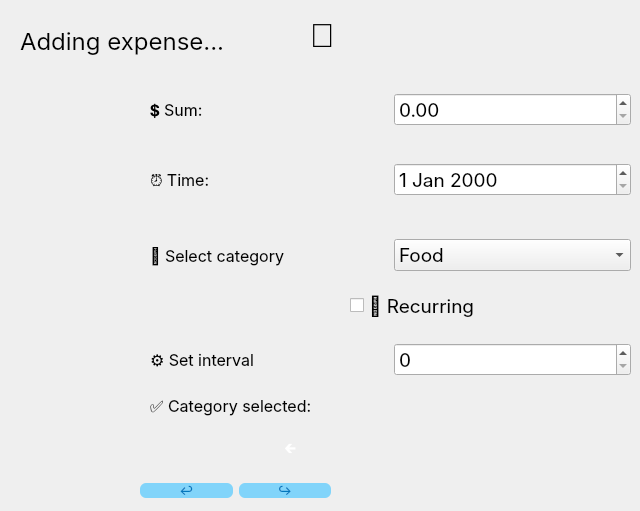
      <widget class="QWidget" name="addExpensePage">
       <widget class="QPushButton" name="addExpenseButton">
        <property name="geometry">
         <rect>
          <x>400</x>
          <y>430</y>
          <width>40</width>
          <height>40</height>
         </rect>
        </property>
        <property name="minimumSize">
         <size>
          <width>40</width>
          <height>40</height>
         </size>
        </property>
        <property name="maximumSize">
         <size>
          <width>40</width>
          <height>40</height>
         </size>
        </property>
        <property name="styleSheet">
         <string notr="true">QPushButton {
    background: qlineargradient(x1:0, y1:0, x2:0, y2:1,
                               stop:0 #8B5CF6, stop:1 #7C3AED);
    color: white;
    border: none;
    border-radius: 50%;  /* Круглая форма */
    padding: 0px;        /* Убрать padding для круга */
    font-size: 14px;
    font-weight: bold;
    min-width: 40px;     /* Размер круга */
    min-height: 40px;    /* Размер круга */
    max-width: 40px;     /* Фиксированный размер */
    max-height: 40px;    /* Фиксированный размер */
}

QPushButton:hover {
    background: qlineargradient(x1:0, y1:0, x2:0, y2:1,
                               stop:0 #9D78F8, stop:1 #8B5CF6);
}

QPushButton:pressed {
    background: qlineargradient(x1:0, y1:0, x2:0, y2:1,
                               stop:0 #7C3AED, stop:1 #6D28D9);
}</string>
        </property>
        <property name="text">
         <string/>
        </property>
        <property name="icon">
         <iconset>
          <normaloff>../Sidebar/icon/plus.png</normaloff>../Sidebar/icon/plus.png</iconset>
        </property>
        <property name="iconSize">
         <size>
          <width>40</width>
          <height>40</height>
         </size>
        </property>
       </widget>
       <widget class="QLabel" name="categoryLabel">
        <property name="geometry">
         <rect>
          <x>150</x>
          <y>390</y>
          <width>481</width>
          <height>31</height>
         </rect>
        </property>
        <property name="font">
         <font>
          <family>Inter</family>
          <pointsize>12</pointsize>
         </font>
        </property>
        <property name="text">
         <string>✅ Category selected:</string>
        </property>
       </widget>
       <widget class="QCheckBox" name="recurringCheckBox">
        <property name="geometry">
         <rect>
          <x>350</x>
          <y>290</y>
          <width>281</width>
          <height>31</height>
         </rect>
        </property>
        <property name="font">
         <font>
          <family>Inter</family>
          <pointsize>14</pointsize>
         </font>
        </property>
        <property name="text">
         <string>📅 Recurring</string>
        </property>
       </widget>
       <widget class="QPushButton" name="pushButton_12">
        <property name="geometry">
         <rect>
          <x>270</x>
          <y>430</y>
          <width>40</width>
          <height>40</height>
         </rect>
        </property>
        <property name="minimumSize">
         <size>
          <width>40</width>
          <height>40</height>
         </size>
        </property>
        <property name="maximumSize">
         <size>
          <width>40</width>
          <height>40</height>
         </size>
        </property>
        <property name="styleSheet">
         <string notr="true">QPushButton {
    background: qlineargradient(x1:0, y1:0, x2:0, y2:1,
                               stop:0 #8B5CF6, stop:1 #7C3AED);
    color: white;
    border: none;
    border-radius: 50%;  /* Круглая форма */
    padding: 0px;        /* Убрать padding для круга */
    font-size: 14px;
    font-weight: bold;
    min-width: 40px;     /* Размер круга */
    min-height: 40px;    /* Размер круга */
    max-width: 40px;     /* Фиксированный размер */
    max-height: 40px;    /* Фиксированный размер */
}

QPushButton:hover {
    background: qlineargradient(x1:0, y1:0, x2:0, y2:1,
                               stop:0 #9D78F8, stop:1 #8B5CF6);
}

QPushButton:pressed {
    background: qlineargradient(x1:0, y1:0, x2:0, y2:1,
                               stop:0 #7C3AED, stop:1 #6D28D9);
}</string>
        </property>
        <property name="text">
         <string>🡰</string>
        </property>
       </widget>
       <widget class="QLabel" name="label_32">
        <property name="geometry">
         <rect>
          <x>20</x>
          <y>20</y>
          <width>381</width>
          <height>41</height>
         </rect>
        </property>
        <property name="font">
         <font>
          <family>Inter</family>
          <pointsize>18</pointsize>
         </font>
        </property>
        <property name="text">
         <string>Adding expense...</string>
        </property>
       </widget>
       <widget class="QWidget" name="layoutWidget">
        <property name="geometry">
         <rect>
          <x>150</x>
          <y>90</y>
          <width>481</width>
          <height>40</height>
         </rect>
        </property>
        <layout class="QHBoxLayout" name="horizontalLayout_5">
         <item>
          <widget class="QLabel" name="label_30">
           <property name="font">
            <font>
             <family>Inter</family>
             <pointsize>12</pointsize>
            </font>
           </property>
           <property name="text">
            <string>💲 Sum:</string>
           </property>
          </widget>
         </item>
         <item>
          <widget class="QDoubleSpinBox" name="doubleSpinBox">
           <property name="font">
            <font>
             <family>Inter</family>
             <pointsize>14</pointsize>
             <strikeout>false</strikeout>
            </font>
           </property>
          </widget>
         </item>
        </layout>
       </widget>
       <widget class="QWidget" name="layoutWidget">
        <property name="geometry">
         <rect>
          <x>150</x>
          <y>160</y>
          <width>481</width>
          <height>40</height>
         </rect>
        </property>
        <layout class="QHBoxLayout" name="horizontalLayout_6">
         <item>
          <widget class="QLabel" name="label_31">
           <property name="font">
            <font>
             <family>Inter</family>
             <pointsize>12</pointsize>
            </font>
           </property>
           <property name="text">
            <string>⏰ Time:</string>
           </property>
          </widget>
         </item>
         <item>
          <widget class="QDateEdit" name="dateEdit">
           <property name="font">
            <font>
             <family>Inter</family>
             <pointsize>14</pointsize>
            </font>
           </property>
          </widget>
         </item>
        </layout>
       </widget>
       <widget class="QWidget" name="layoutWidget">
        <property name="geometry">
         <rect>
          <x>150</x>
          <y>230</y>
          <width>481</width>
          <height>51</height>
         </rect>
        </property>
        <layout class="QHBoxLayout" name="horizontalLayout_7">
         <item>
          <widget class="QLabel" name="label_4">
           <property name="font">
            <font>
             <family>Inter</family>
             <pointsize>12</pointsize>
            </font>
           </property>
           <property name="text">
            <string>📍 Select category</string>
           </property>
          </widget>
         </item>
         <item>
          <widget class="QComboBox" name="categoryComboBox">
           <property name="font">
            <font>
             <family>Inter</family>
             <pointsize>14</pointsize>
            </font>
           </property>
           <property name="styleSheet">
            <string notr="true"/>
           </property>
           <item>
            <property name="text">
             <string>Food</string>
            </property>
           </item>
           <item>
            <property name="text">
             <string>Shopping</string>
            </property>
           </item>
           <item>
            <property name="text">
             <string>Health</string>
            </property>
           </item>
           <item>
            <property name="text">
             <string>Transport</string>
            </property>
           </item>
           <item>
            <property name="text">
             <string>Entertainment</string>
            </property>
           </item>
           <item>
            <property name="text">
             <string>Other</string>
            </property>
           </item>
          </widget>
         </item>
        </layout>
       </widget>
       <widget class="QWidget" name="layoutWidget">
        <property name="geometry">
         <rect>
          <x>150</x>
          <y>340</y>
          <width>481</width>
          <height>40</height>
         </rect>
        </property>
        <layout class="QHBoxLayout" name="horizontalLayout_8">
         <item>
          <widget class="QLabel" name="intervalLabel">
           <property name="font">
            <font>
             <family>Inter</family>
             <pointsize>12</pointsize>
            </font>
           </property>
           <property name="text">
            <string>⚙️ Set interval</string>
           </property>
          </widget>
         </item>
         <item>
          <widget class="QSpinBox" name="intervalSpinBox">
           <property name="font">
            <font>
             <family>Inter</family>
             <pointsize>14</pointsize>
            </font>
           </property>
          </widget>
         </item>
        </layout>
       </widget>
       <widget class="QLabel" name="label_52">
        <property name="geometry">
         <rect>
          <x>310</x>
          <y>0</y>
          <width>81</width>
          <height>71</height>
         </rect>
        </property>
        <property name="font">
         <font>
          <pointsize>25</pointsize>
         </font>
        </property>
        <property name="text">
         <string>💫</string>
        </property>
       </widget>
       <widget class="QWidget" name="layoutWidget">
        <property name="geometry">
         <rect>
          <x>140</x>
          <y>480</y>
          <width>191</width>
          <height>22</height>
         </rect>
        </property>
        <layout class="QHBoxLayout" name="horizontalLayout_16">
         <item>
          <widget class="QPushButton" name="undoExpenseButton">
           <property name="font">
            <font>
             <family>Inter</family>
            </font>
           </property>
           <property name="styleSheet">
            <string notr="true">border-radius: 6px;
   background-color: #81D4FA;
        color: #0277BD</string>
           </property>
           <property name="text">
            <string>↩</string>
           </property>
          </widget>
         </item>
         <item>
          <widget class="QPushButton" name="redoExpenseButton">
           <property name="font">
            <font>
             <family>Inter</family>
            </font>
           </property>
           <property name="styleSheet">
            <string notr="true">border-radius: 6px;
   background-color: #81D4FA;
        color: #0277BD</string>
           </property>
           <property name="text">
            <string>↪</string>
           </property>
          </widget>
         </item>
        </layout>
       </widget>
      </widget>
